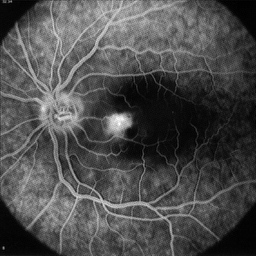
#> input picture 01/imgs/retina-gray.png, 256 x 256 px
$ jupyter execute --allow-errors 182851_Filtragem.ipynb
#> lines starting #> are read from the running program, lines starting #| are printed output that depends on the picture
# Filtragem de Imagens

Lucy Miyuki Miyagusiku Narita

RA 182851

[cell 1]
import sys

print('Python %s on %s' % (sys.version, sys.platform))

[cell 2]
from enum import Enum
import requests
from io import BytesIO
from PIL import Image

import cv2 as cv
import numpy as np
import matplotlib.gridspec as gridspec
import matplotlib.pyplot as plt

Abaixo encontram-se algumas funções auxiliares, utilizadas para carregar as imagens (locais ou remotas) em memória e vizualizá-las.

[cell 3]
class LoadMode(Enum):
    REMOTE = 1
    LOCAL = 2


def load_image(path, mode=LoadMode.REMOTE):
    """
    loads the pixel matrix that represents the image stored in `path`
    :param path: the file path to the image, it can also be an URL
    :param mode: LOCAL for images stored in the local disk, REMOTE if the `path` is an URL
    :return: the np array representing that image
    """
#> called with path = './imgs/retina-gray.png'
    if mode == LoadMode.REMOTE:
        response = requests.get(path)
        return np.array(Image.open(BytesIO(response.content))).astype(float)
    elif mode == LoadMode.LOCAL:
        return np.array(Image.open(path))
#> returned value is the input picture: shape (256, 256); min 0, max 255, mean 76.7

[cell 4]
def plot_img(imgs):
    """
    creates and shows a plot containing the given images
    :param imgs: an array of tuples like the following (img_np_array, title)
    """
    fig = plt.figure(figsize=(10, 10))
    grid = gridspec.GridSpec(np.ceil(len(imgs) / 2.).astype(int), np.ceil(len(imgs) / 2.).astype(int))

    for idx, (img, title) in enumerate(imgs):
        sp = fig.add_subplot(grid[idx])
        norm_img = np.zeros(np.shape(img))
        norm_img = cv.normalize(img, norm_img, 0, 255, cv.NORM_MINMAX)
        plt.imshow(norm_img.astype(int), cmap='gray')
        sp.title.set_text(title)

    plt.show()
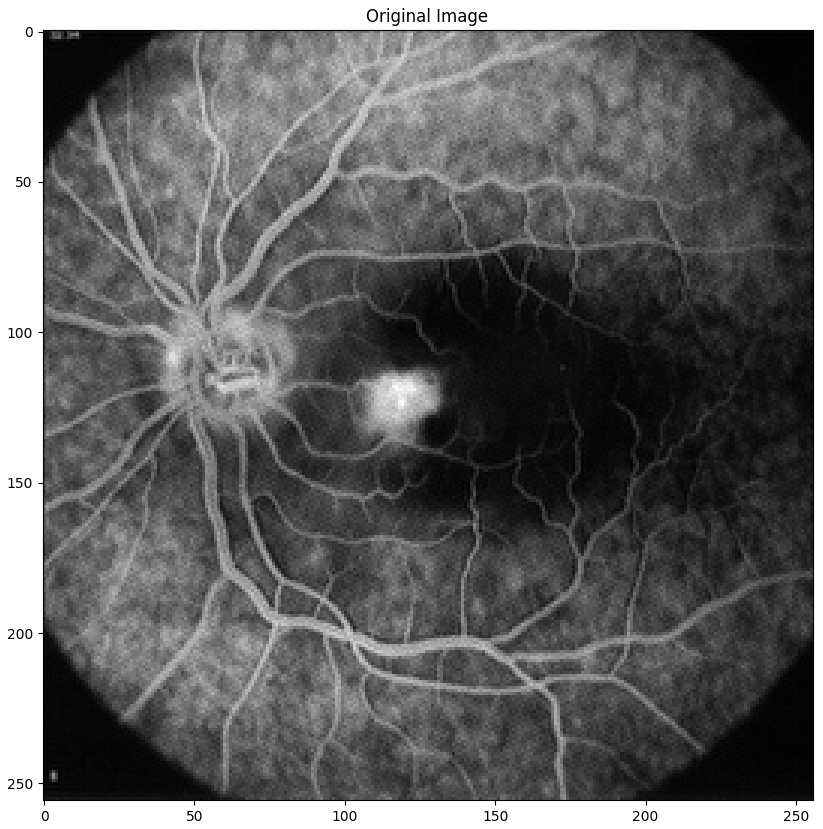
#> figure drawn by matplotlib, 1 panel

Para alterar a imagem de entrada, é necessário alterar a próxima célula.

[cell 5]
# img1 = load_image("http://www.ic.unicamp.br/~helio/imagens_png/baboon.png")
img1 = load_image("./imgs/retina-gray.png", LoadMode.LOCAL)

# Introdução

O objetivo deste trabalho é implementar alguns filtros nos domínios espacial e de frequências.
Filtros permitem que sejam aplicados diversos efeitos em imagens, alterando os valores de intensidade dos pixels.

## Execução

O projeto foi desenvolvido em Python 2.7.15 e também foi testado com Python 3.6.7, utilizando os seguintes pacotes como dependências:

- Manipulação de dados
    - `numpy`
    - `opencv`
- Plotting / Visualização
    - `matplotlib`
- Carregamento e download das imagens
    - `requests`
    - `PIL` (`Pillow Imaging Library`)

As imagens utilizadas se encontram na pasta `imgs/`.

## Filtragem no domínio espacial

O domínio espacial refere-se ao próprio plano da imagem, ou seja, ao conjunto de pixels que compõem uma imagem.

### O processo de convolução

A fórmula geral para o processo de convolução é dada por:

$$
g(x,y) = \omega(x,y) \ast f(x,y) = \sum^{a}_{i=-a} \sum^{b}_{j=-b} \omega(i,j)f(x-i, y-j)
$$

onde $g(x,y)$ é o resultado (a imagem filtrada), $f(x,y)$ é a entrada (a imagem original), $\omega$ é a matriz de convoluçao (máscara), $a = \lfloor \frac{m}{2} \rfloor$ e $b = \lfloor \frac{n}{2} \rfloor$

Para a aplicação das máscaras utilizamos a função `filter2D` do `openCV`, ao invés de criarmos nossa própria função de convolução, uma vez que estamos mais interessados na análise crítica do que na implementação da operação de convolução em si.

[cell 6]
# edge detection
h1 = np.array(
    [[0., 0., -1., 0., 0.],
     [0., -1., -2., -1., 0.],
     [-1., -2., 16., -2., -1.],
     [0., -1., -2., -1., 0.],
     [0., 0., -1., 0., 0.]])

# gaussian blur 5x5
h2 = np.array(
    [[1., 4., 6., 4., 1.],
     [4., 16., 24., 16., 4.],
     [6., 24., 36., 24., 6.],
     [4., 16., 24., 16., 4.],
     [1., 4., 6., 4., 1.]]) / 256.

unidimensional_h2 = np.array([1., 4., 6., 4., 1.]) / 16.

# Sobel operators
h3 = np.array([[-1., 0., 1.],
               [-2., 0., 2.],
               [-1., 0., 1.]])
h4 = np.array([[-1., -2., -1.],
               [0., 0., 0.],
               [1., 2., 1.]])

[cell 7]
def apply_filter(img, f):
    return cv.filter2D(img, -1, f)

[cell 8]
plot_img([(img1, "Original Image")])

O filtro $h_1$ é um filtro passa-alta. Por ser um filtro simples, ele realçará **todos** os pontos de alta frequência, incluindo ruídos.

#> (a cell that did not finish here is left out)

O filtro $h_2$ é um filtro passa-baixa de suavização Gaussiano (5x5) com $\sigma = 1.0$ aproximado pela expansão binominal $(a+b)^n = \sum^{n}_{k=0} \frac{n!}{k!(n-k)!}a^{n-k}b^{k}$.

#> (a cell that did not finish here is left out)

Essa máscara separável e pode ser obtida a partir da convolução das seguintes máscaras unidimensionais:

$$
h2' = \frac{1}{16}
\begin{bmatrix}
    1 \\
    4 \\
    6 \\
    4 \\
    1
\end{bmatrix}
$$

e

$$
h2'' = \frac{1}{16}
\begin{bmatrix}
    1 & 4 & 6 & 4 & 1
\end{bmatrix}
$$

#> (a cell that did not finish here is left out)

Os filtro $h_3$ e $h_4$ são _Operadores de Sobel_ ou _Filtros de Sobel_ para detecção de bordas.
O filtro $h_3$ detecta as bordas verticais enquanto o filtro $h_4$ as bordas horizontais. A combinação dos dois ($h_5$), portanto compõe as bordas horizontais e verticais da imagem.

#> (a cell that did not finish here is left out)

#> (a cell that did not finish here is left out)

#> (a cell that did not finish here is left out)

[cell 15]
def fourier_transform(img):
    # apply dft (appr. by fast fourier transform)
    f = np.fft.fft2(img)
    # shift zero-frequency component to center
    fshift = np.fft.fftshift(f)
    return fshift


def reverse_dft(img):
    # shift zero-frequency component to (0,0)
    fshift = np.fft.ifftshift(img)
    # apply reverse fast fourier transform
    img_back = np.fft.ifft2(fshift)
    return img_back

O filtro Gaussiano é dado pela seguinte função de transferência:

$$
\begin{equation*}
    H(u,v) = \exp \left( {-\frac{D^2(u,v)}{2D_0^2}} \right)
\end{equation*}
$$

em que $D_0$ é a frequência de corte e $D(u,v)$ é a distância do pixel $(u,v)$ até a componente de frequência zero (origem do plano de frequência).

[cell 16]
def fourier_gaussian(img, cutoff_frequencies):
    # image size
    height, width = np.shape(img)
#> height = 256; width = 256
    # calc. center point
    center_y, center_x = height / 2, width / 2
#> center_y = 128; center_x = 128
    # calc. all pixels indexes of the img
    x = np.arange(width)
#> x = 256 values from 0 to 255
    y = np.arange(height)
#> y = 256 values from 0 to 255
    X, Y = np.meshgrid(x, y)

    # calc. all pixel distance from center
    dx, dy = np.abs(X - center_x), np.abs(Y - center_y)

    fft_image = fourier_transform(img)
    # calc. frequency magnitude spectrum of the original img
    magnitude_spectrum = 20 * np.log(np.abs(fft_image))
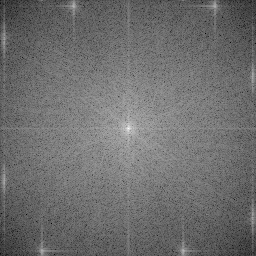
#> magnitude_spectrum: shape (256, 256) float64; min 22.33, max 308.6, mean 146.2; drawn with min black and max white
    plot_img([(np.abs(magnitude_spectrum), "Original Image Magnitude Spectrum")])
#> in plot_img (call 2), `plt.show()`:
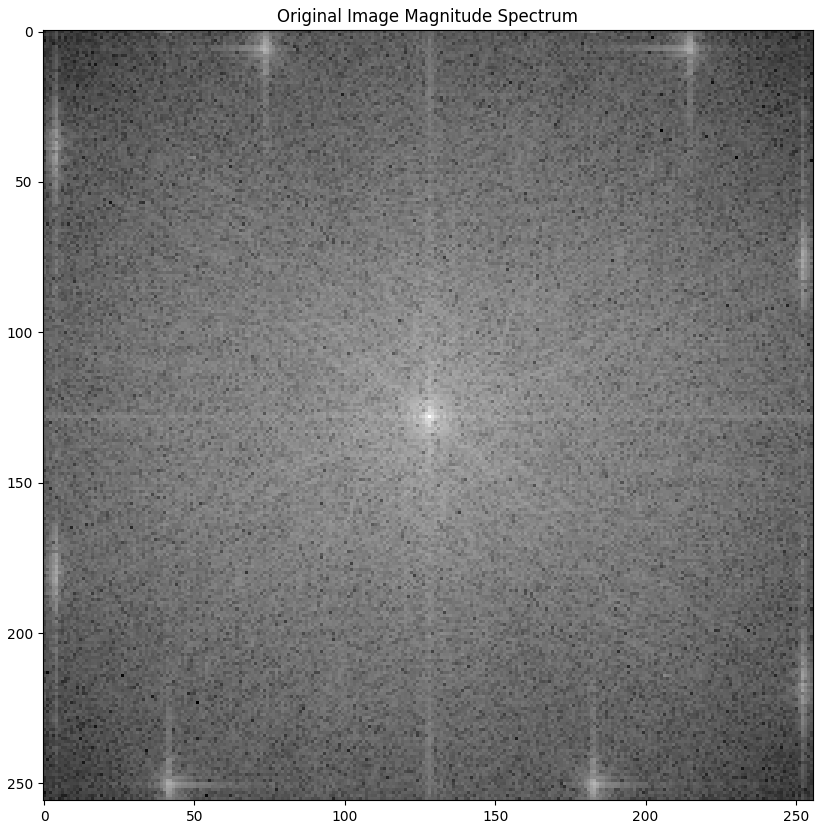
#> figure drawn by matplotlib, 1 panel

    for cut_freq in cutoff_frequencies:
        # calc. 2*D_0^2
        d0 = 2 * cut_freq * cut_freq
        # calc. square of the distance from center for every pixel
        sqr_distance = np.square(dx) + np.square(dy)
        # generate the gaussian mask
        gaussian_mask = np.exp(-(sqr_distance / d0))
        # apply the mask to the dft of the image
        filtered_img = fft_image * gaussian_mask
        # calc. filtered image magnetude spectrum
        spectrum = 2000 * np.log(np.abs(filtered_img))
        # finally, return img to spatial domain for plotting
        filtered_img_vis = reverse_dft(filtered_img)

        plot_img([
            (gaussian_mask, "Gaussian Mask (Cutoff Freq: {})".format(cut_freq)),
            (spectrum, "Filtered Image Magnitude Spectrum (Cutoff Freq: {})".format(cut_freq)),
            (img, "Original".format(cut_freq)),
            (np.abs(filtered_img_vis), "Filtered Image (Cutoff Freq: {})".format(cut_freq))
        ])
#> this loop made 4 passes
#> pass 1, in fourier_gaussian, `spectrum = 2000 * np.log(np.abs(filtered_img))`:
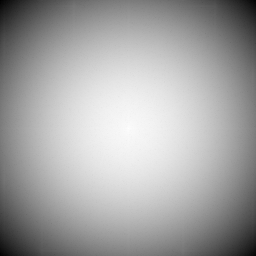
#> spectrum: shape (256, 256) float64; min -322401.9, max 30861.3, mean -94607.3; drawn with min black and max white
#> pass 1, in plot_img (call 3), `plt.show()`:
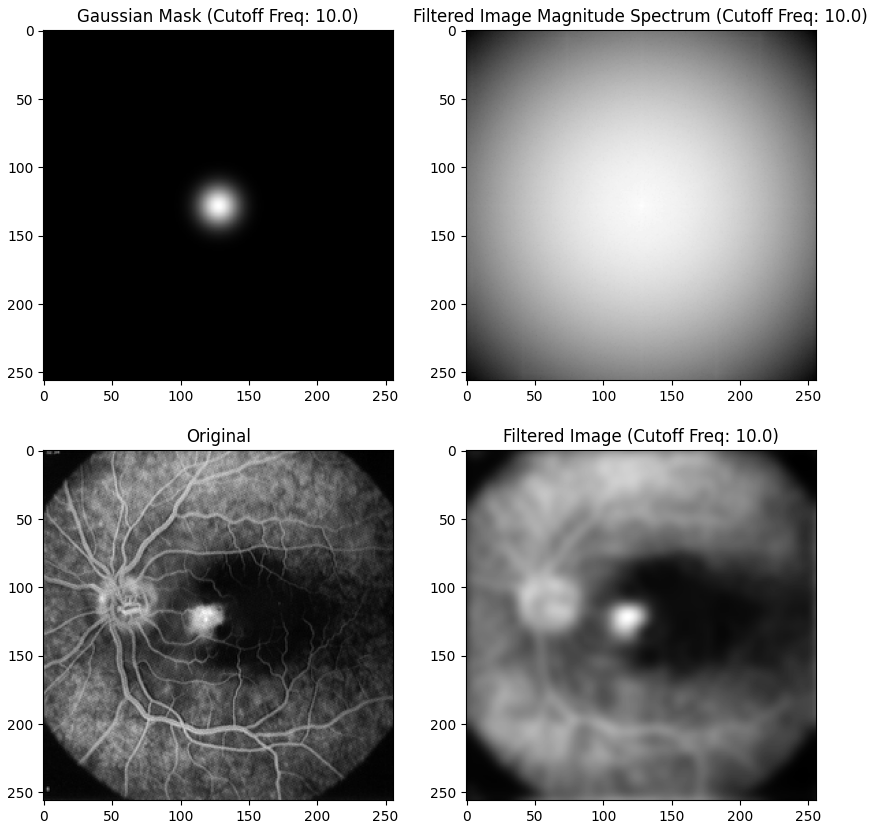
#> figure drawn by matplotlib, 4 panels
#> pass 2, in fourier_gaussian, `spectrum = 2000 * np.log(np.abs(filtered_img))`:
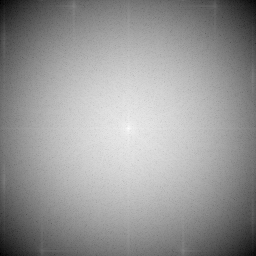
#> spectrum: shape (256, 256) float64; min -76641.9, max 30861.3, mean -12684.8; drawn with min black and max white
#> pass 2, in plot_img (call 4), `plt.show()`:
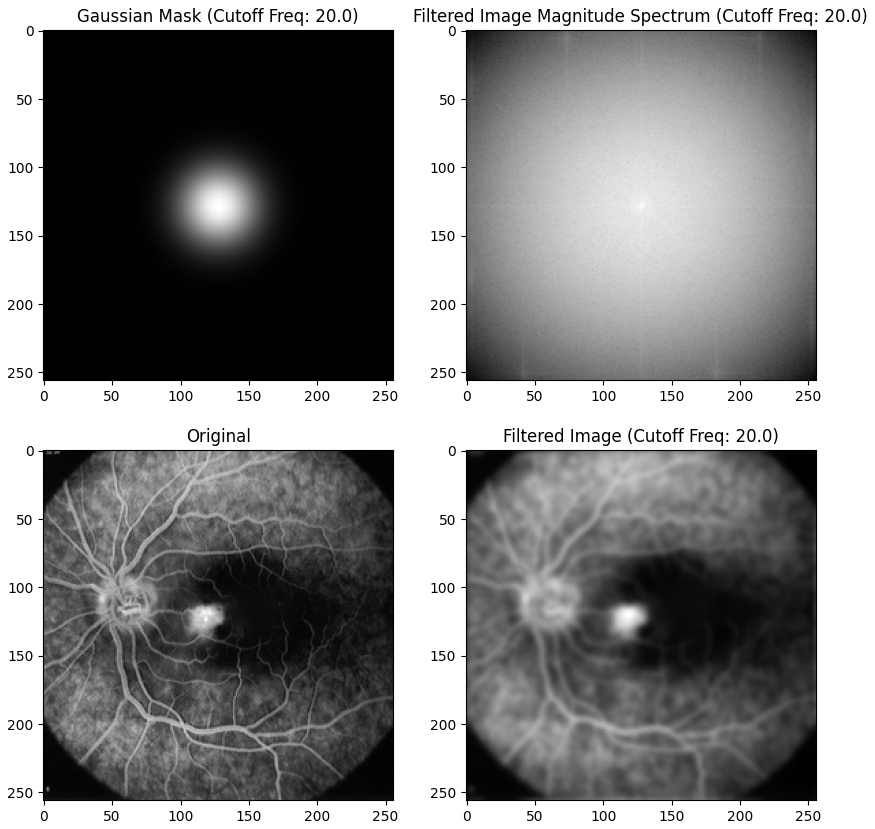
#> figure drawn by matplotlib, 4 panels
#> pass 3, in fourier_gaussian, `spectrum = 2000 * np.log(np.abs(filtered_img))`:
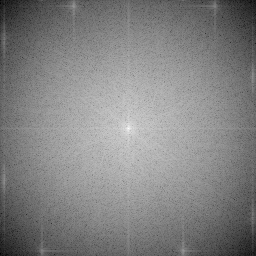
#> spectrum: shape (256, 256) float64; min -16352.5, max 30861.3, mean 7795.8; drawn with min black and max white
#> after the loop:
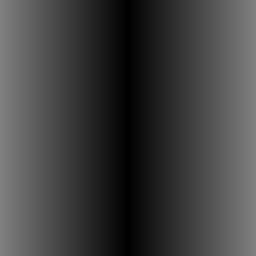
#> dx: shape (256, 256) float64; min 0, max 128, mean 64
#> after the loop:
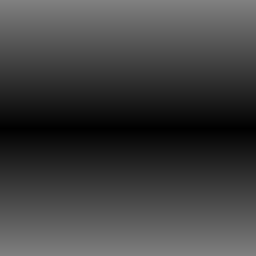
#> dy: shape (256, 256) float64; min 0, max 128, mean 64
